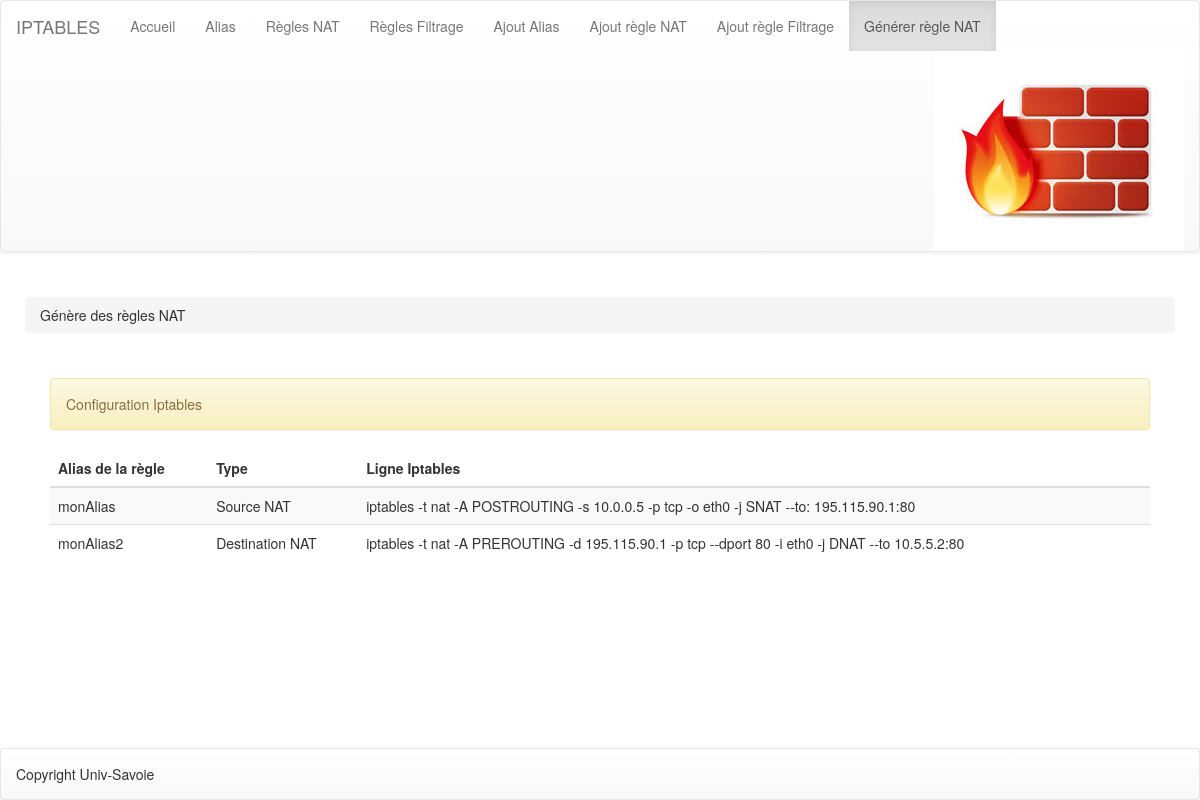
The app's page /rules_nat_generate.php with its own data.
### tables this page shows
CREATE TABLE `nat` (
  `id` int(10) NOT NULL,
  `id_alias` int(10) NOT NULL,
  `name` varchar(50) NOT NULL,
  `ip` varchar(18) NOT NULL,
  `port` int(10) NOT NULL,
  `type` varchar(30) NOT NULL
);

### lib/ManagementNAT.php (the view, shortened to what this page needs)
<?php
class ManagementNat {
		?>
		<?php
	public function generateNatToHTML() {
		require('pdo.php');
		$resultats=$bdd->query("SELECT * FROM nat");
		while( $resultat = $resultats->fetch() )
		{ ?>
		<tr>
		<?php
			if($resultat["type"]=="Source NAT"){
				?>
					<td><?php echo $resultat["name"] ?></td>
					<td><?php echo $resultat["type"] ?></td>
					<td><?php echo" iptables -t nat -A POSTROUTING -s ".$resultat['ip']." -p tcp -o eth0 -j SNAT --to: 195.115.90.1:".$resultat['port']; ?>
					</td>
				<?php
			}else {
				?>
				<td><?php echo $resultat["name"] ?></td>
				<td><?php echo $resultat["type"] ?></td>
				<td><?php echo" iptables -t nat -A PREROUTING -d 195.115.90.1 -p tcp --dport 80 -i eth0 -j DNAT --to ".$resultat['ip'].":".$resultat["port"]; ?>
				</td>
				<?php
			}
		?>
		</tr>
		<?php
		}
	}
}
?>

### lib/structure.php (shortened to what this page needs)
<?php
require_once (dirname(__FILE__).'/menu.php');
abstract class Structure {
  private $_title;
  private $_menu;
  private $_logo;
  private $_copyright;
  private $_breadCrumbTitle;
  private function initialize() {
    $this->_title = 'IPTABLES';
    $this->_menu = new Menu();
    $this->_logo = Array(
      'title_image' => 'iptables.jpg',
      'alt' => 'Logo d\'Iptables',
      'id' => 'logo');
    $this->_copyright = 'Copyright Univ-Savoie';
    $this->_breadCrumbTitle = '';
    $this->_menu->addItem("Accueil", "index.php");
    $this->_menu->addItem("Alias", "alias.php");
    $this->_menu->addItem("Règles NAT", "nat.php");
    $this->_menu->addItem("Règles Filtrage", "firewall.php");
    $this->_menu->addItem("Ajout Alias", "alias_add.php");
    $this->_menu->addItem("Ajout règle NAT", "rules_nat_add.php");
    $this->_menu->addItem("Ajout règle Filtrage", "rules_filter_add.php");
    $this->_menu->addItem("Générer règle NAT", "rules_nat_generate.php");
  }
  private function buildTop() {
    echo '<header>';
    echo '<nav class="navbar navbar-default">';
    echo '<div class="container-fluid">';
    echo '
    <div class="navbar-header">
      <a class="navbar-brand" href="#">'.$this->_title.'</a>
    </div>';
    echo '<div class="collapse navbar-collapse" id="bs-example-navbar-collapse-1">';
    echo '<ul class="nav navbar-nav">';
    $this->_menu->buildMenu();
    echo '</ul>';
    echo '<ul class="nav navbar-nav navbar-right">
      <li id="'.$this->_logo['id'].'"><img src="images/'.$this->_logo['title_image'].'" alt="'.$this->_logo['alt'].'" /></li>
    </ul>';
    echo '</div>';
    echo '</div>';
    echo '</nav>';
    echo '</header>';
  }
  protected function buildHTMLHead() {
    $_bootStrapURI = "https://maxcdn.bootstrapcdn.com/bootstrap/3.3.7/css/";
    ?>
      <link rel="stylesheet" type="text/css" href="css/common.css" media="all" />
      <link rel="stylesheet" href="<?php echo $_bootStrapURI; ?>bootstrap.min.css">
      <link rel="stylesheet" href="<?php echo $_bootStrapURI; ?>bootstrap-theme.min.css">
    <?php
  }
  private function buildBottom() {
   ?>
   <footer>
     <nav class="navbar navbar-default navbar-yellow">
       <div class="container-fluid"><?php echo $this->_copyright; ?></div>
     </nav>
   </footer>
   <?php
  }
  public function setActiveLink($aLinkName) {
      $this->_menu->setActiveLink($aLinkName);
  }
  public function setBreadCrumb($aTitle) {
      $this->_breadCrumbTitle = $aTitle;
  }
  private function buildBreadCrumb() {
      ?>
      <ol class="breadcrumb">
          <li><?php echo $this->_breadCrumbTitle; ?></li>
      </ol>
    <?php
  }
  public function start() {
?>
<!DOCTYPE html>
<html>
<?php
    echo '<head>';
    $this->buildHTMLHead();
    echo '</head>';
    echo '<body>';
    $this->buildTop();
    echo '<section>';
    $this->buildBreadCrumb();
    echo '<div id="content">';
    $this->buildContent();
    echo '</div>';
    echo '</section>';
    $this->buildBottom();
    echo '</body>';
?>
</html>
<?php
}
}
?>

### lib/menu.php (shortened to what this page needs)
<?php
class Menu {
    private $_item;
    public function __construct() {
        $this->_item = Array();
    }
    public function addItem($aTitle, $aLink, $aClass = null) {
        $this->_item[] = new MenuItem($aTitle, $aLink, $aClass);
    }
    public function buildMenu() {
        foreach ($this->_item as $item) {
            echo '<li class="'. $item->getClass() .'"><a href="' . $item->getLink() . '">' . $item->getTitle() . '</a></li>'."\n";
        }
    }
}
class MenuItem {
    private $_title;
    private $_link;
    private $_class;
    public function __construct($aTitle, $aLink, $aClass = null) {
        $this->_title = $aTitle;
        $this->_link = $aLink;
        $this->_class = $aClass;
    }
    public function getTitle() {
        return $this->_title;
    }
    public function getLink() {
        return $this->_link;
    }
    public function getClass() {
        return $this->_class;
    }
    public function setClass($aClass) {
        $this->_class = $aClass;
    }
}
?>

### rules_nat_generate.php (shortened to what this page needs)
<?php
require_once (dirname(__FILE__) . '/lib/structure.php');
require_once (dirname(__FILE__) . '/lib/ManagementNAT.php');
class PageGenerateRulesNat extends Structure {
    private $_managementNat = null;
    protected function buildHTMLHead() {
        parent::buildHTMLHead();
    }
    private function initializeNat() {
      $this->_managementNat = new ManagementNAT();
  }
    public function buildContent() {
        ?>
        <div class="alert alert-warning" role="alert">
          Configuration Iptables
        </div>
        <table id="myTab" class="table table-striped">
            <thead>
                <tr>
                    <th>Alias de la règle</th>
                    <th>Type</th>
                    <th>Ligne Iptables</th>
                </tr>
            </thead>
            <tbody>
                <?php $this->_managementNat->generateNatToHTML(); ?>
            </tbody>
        </table>
        <?php
    }
}
$page = new PageGenerateRulesNat();
$page->setBreadCrumb(' Génère des règles NAT');
$page->start();
?>

### css/common.css (style rules this page uses)
.navbar-yellow { background-color: #DEC049 !important; border-color: #E7E7E7; }
section { padding: 25px; }
#content { padding: 25px; }
footer { position: fixed; bottom: 0; width: 100%; }
footer nav { margin-bottom: 0px !important; }
footer nav div { line-height: 50px; }

### records on screen
nat: name "monAlias", type "Source NAT", ip "10.0.0.5", port "80"
nat: name "monAlias2", type "Destination NAT", ip "10.5.5.2", port "80"

### other values on screen
$this->_title "IPTABLES"
$item->getTitle() "Accueil"
$item->getTitle() "Alias"
$item->getTitle() "Règles NAT"
$item->getTitle() "Règles Filtrage"
$item->getTitle() "Ajout Alias"
$item->getTitle() "Ajout règle NAT"
$item->getTitle() "Ajout règle Filtrage"
$item->getTitle() "Générer règle NAT"
$this->_breadCrumbTitle "Génère des règles NAT"
$this->_copyright "Copyright Univ-Savoie"
